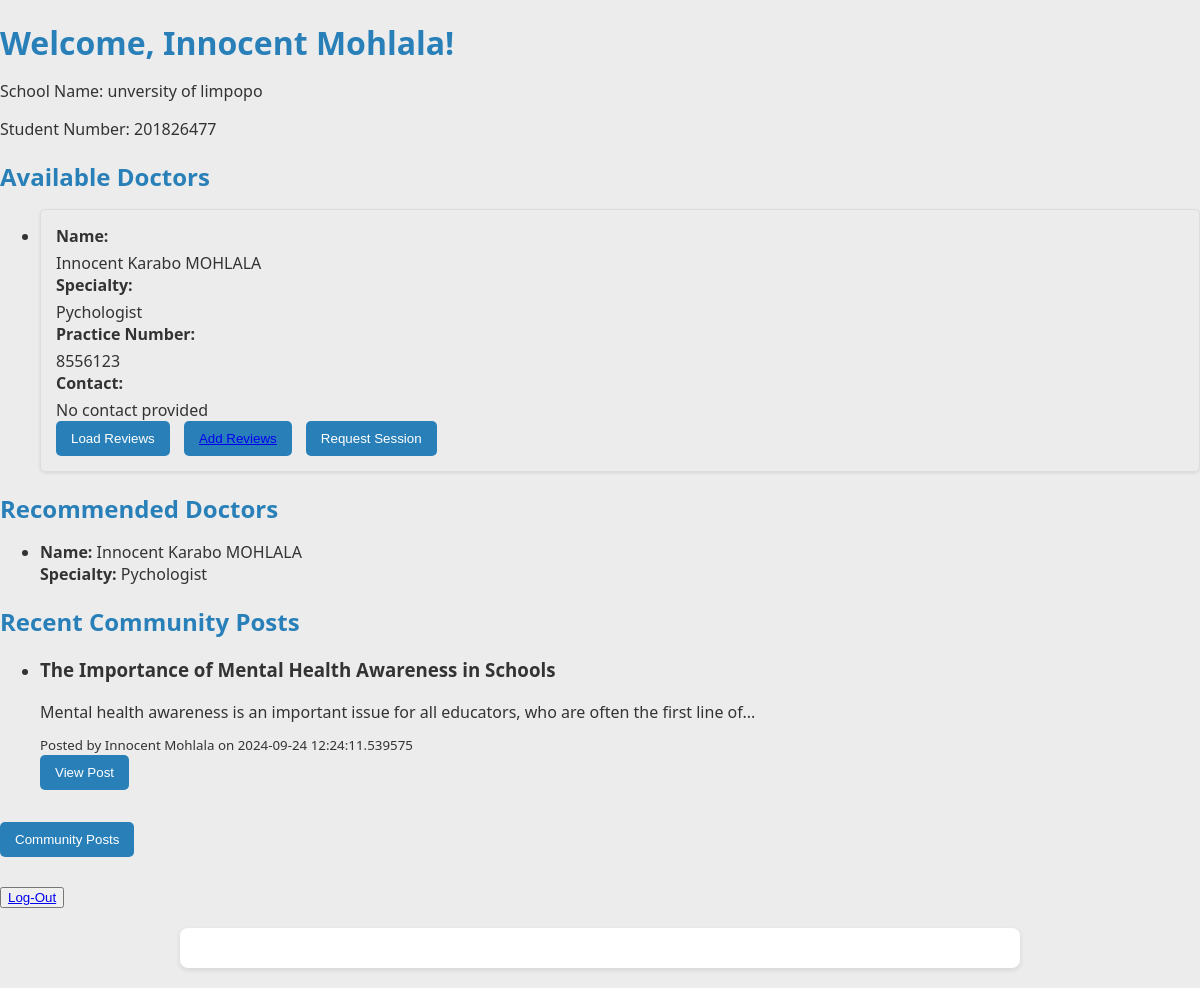
The page /dashboard (signed in) on the database its author committed.
### app.py (models this page shows)
class User(UserMixin, db.Model):
    id = db.Column(db.Integer, primary_key=True)
    name = db.Column(db.String(150))
    email = db.Column(db.String(150), unique=True)
    password = db.Column(db.String(150))
    school_name = db.Column(db.String(100), nullable=False)
    student_number = db.Column(db.String(50), nullable=False)
    role = db.Column(db.String(10), nullable=False, default='student')  # either 'student' or 'doctor'
    doctor_profile = db.relationship('DoctorProfile', backref='user_profile', uselist=False)

class DoctorProfile(db.Model):
    __tablename__ = 'doctor_profiles'
    id = db.Column(db.Integer, primary_key=True)
    user_id = db.Column(db.Integer, db.ForeignKey('user.id'), nullable=False)
    specialty = db.Column(db.String(150), nullable=False)
    practice_number = db.Column(db.String(50), nullable=False)
    contact = db.Column(db.String(150))

class Post(db.Model):
    id = db.Column(db.Integer, primary_key=True)
    title = db.Column(db.String(150), nullable=False)
    content = db.Column(db.String(1000), nullable=False)
    date_posted = db.Column(db.DateTime, default=datetime.utcnow)
    user_id = db.Column(db.Integer, db.ForeignKey('user.id'), nullable=False)
    comments = db.relationship('Comment', back_populates='post', cascade='all, delete-orphan')
    user = db.relationship('User', backref='posts')

### app.py (the view)
@app.route('/dashboard')
@login_required
def dashboard():
    if current_user.role == 'student':
        doctors = DoctorProfile.query.join(User).all()
        recommendations = get_recommendations(current_user)
        recent_posts = Post.query.order_by(Post.date_posted.desc()).limit(5).all()
        return render_template('dashboard.html',  doctors=doctors, recommendations=recommendations, recent_posts=recent_posts, is_doctor=False)

### app.py (called while the page is built)
@login_manager.user_loader
def load_user(user_id):
    return User.query.get(int(user_id))

def get_recommendations(user):
    return DoctorProfile.query.limit(2).all()

### templates/dashboard.html (shortened to what this page needs)
<!DOCTYPE html>
<html lang="en">
<head>
    <link rel="stylesheet" href="{{ url_for('static', filename='css/dashboard.css') }}">
</head>
<body>
    <h1>Welcome, {{ current_user.name }}!</h1>
    <section class="student-dashboard">
        <p>School Name: {{ current_user.school_name }}</p>
        <p>Student Number: {{ current_user.student_number }}</p>
        <section class="available-doctors">
            <h2>Available Doctors</h2>
            <ul>
                {% for doctor in doctors %}
                    <li class="doctor-card">
                        {% if doctor.user_profile and doctor.specialty %}
                            <strong>Name:</strong> {{ doctor.user_profile.name }} <br>
                            <strong>Specialty:</strong> {{ doctor.specialty }} <br>
                            <strong>Practice Number:</strong> {{ doctor.practice_number }} <br>
                            <strong>Contact:</strong> {{ doctor.email or "No contact provided" }} <br>
                            <button class="load-reviews-btn" data-id="{{ doctor.id }}">
                                Load Reviews
                            </button>
                            <button class="add-review-btn">
                                <a href="{{ url_for('show_reviews', doctor_id=doctor.id) }}">Add Reviews</a>
                            </button>
                            <button class="request-btn" onclick="window.location.href='{{ url_for('request_chat', doctor_id=doctor.id) }}'">
                                Request Session
                            </button>
                        {% else %}
                            <p>Doctor details not available</p>
                        {% endif %}
                    </li>
                {% endfor %}
            </ul>
        </section>
        <section class="recommended-doctors">
            <h2>Recommended Doctors</h2>
            <ul>
                {% for recommendation in recommendations %}
                    <li>
                        <strong>Name:</strong> {{ recommendation.user_profile.name }} <br>
                        <strong>Specialty:</strong> {{ recommendation.specialty }} <br>
                    </li>
                {% endfor %}
            </ul>
        </section>
        <section class="community-posts">
            <h2>Recent Community Posts</h2>
            <ul>
                {% for post in recent_posts %}
                    <li>
                        <h3>{{ post.title }}</h3>
                        <p>{{ post.content | truncate(100) }}</p>
                        <small>Posted by {{ post.user.name }} on {{ post.date_posted }}</small><br>
                        <button class="community-btn">
                            <a href="{{ url_for('view_post', post_id=post.id) }}">View Post</a>
                        </button>
                    </li>
                {% endfor %}
            </ul>
            <button class="community-btn">
                <a href="{{ url_for('community') }}">Community Posts</a>
            </button>
        </section>
    </section>
    <button class="logout-btn">
        <a href="{{ url_for('logout') }}">Log-Out</a>
    </button>
    <div class="container">
    </div>
</body>
</html>

### static/css/dashboard.css (style rules this page uses)
body { font-family: 'Segoe UI', Tahoma, Geneva, Verdana, sans-serif; margin: 0; padding: 0; background-color: #ececec; color: #333; }
.container { max-width: 800px; margin: 20px auto; background-color: #fff; box-shadow: 0 2px 5px rgba(0, 0, 0, 0.1); border-radius: 8px; padding: 20px; }
h1, h2 { margin-bottom: 15px; color: #2980b9; }
p, li { margin-bottom: 10px; }
.doctor-card { border: 1px solid #ddd; padding: 15px; margin-bottom: 20px; border-radius: 5px; box-shadow: 0 1px 3px rgba(0, 0, 0, 0.1); }
.doctor-card strong { display: block; margin-bottom: 5px; }
.load-reviews-btn, .request-btn, .add-review-btn, .community-btn { background-color: #2980b9; color: white; text-decoration: none; padding: 10px 15px; border-radius: 5px; border: none; cursor: pointer; margin-right: 10px; }
.community-posts li { border-bottom: 1px solid #eee; padding-bottom: 15px; margin-bottom: 15px; }
.community-posts a { color: #ffffff; text-decoration: none; }
.logout-btn { display: block; text-align: center; margin-top: 30px; color: #2980b9; text-decoration: none; }

### rows shown on the page
User: name "Innocent Mohlala", school_name "unversity of limpopo", student_number "201826477"
DoctorProfile: user_profile.name "Innocent Karabo MOHLALA", specialty "Pychologist", practice_number "8556123", email "No contact provided"
Post: title "The Importance of Mental Health Awareness in Schools", content "Mental health awareness is an important issue for all educators, who are often the first line of...", user.name "Innocent Mohlala", date_posted "2024-09-24 12:24:11.539575"
